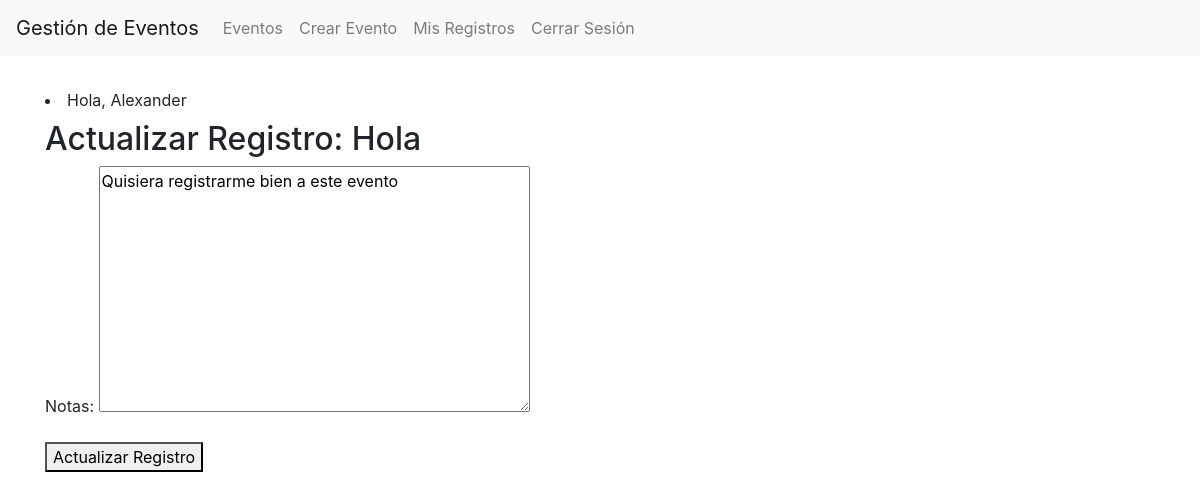
The page /registro/1/actualizar/ (signed in) on the database its author committed.
### events/models.py (models this page shows, shortened)
class Usuario(AbstractBaseUser, PermissionsMixin):
    username = models.CharField(max_length=150, unique=True)
    email = models.EmailField(_('email address'), unique=True)
    telefono = models.CharField(max_length=15, blank=True)
    bio = models.TextField(blank=True)
    fecha_nacimiento = models.DateField(null=True, blank=True)
    is_active = models.BooleanField(default=True)
    is_staff = models.BooleanField(default=False)
    objects = UsuarioManager()
    USERNAME_FIELD = 'username'
    REQUIRED_FIELDS = ['email']

class RegistroEvento(models.Model):
    ESTADO_REGISTRO_CHOICES = [
        ('pendiente', 'Pendiente'),
        ('confirmado', 'Confirmado'),
        ('cancelado', 'Cancelado'),
    ]
    evento = models.ForeignKey(Evento, on_delete=models.CASCADE, related_name='registros')
    usuario = models.ForeignKey(Usuario, on_delete=models.CASCADE, related_name='eventos_registrados')
    fecha_registro = models.DateTimeField(auto_now_add=True)
    estado = models.CharField(max_length=10, choices=ESTADO_REGISTRO_CHOICES, default='pendiente')
    notas = models.TextField(blank=True)
    class Meta:
        unique_together = ('evento', 'usuario')

class Evento(models.Model):
    ESTADO_CHOICES = [
        ('borrador', 'Borrador'),
        ('publicado', 'Publicado'),
        ('cancelado', 'Cancelado'),
    ]
    titulo = models.CharField(max_length=200)
    descripcion = models.TextField()
    fecha_inicio = models.DateTimeField()
    fecha_fin = models.DateTimeField()
    ubicacion = models.CharField(max_length=200)
    capacidad_maxima = models.PositiveIntegerField()
    precio = models.DecimalField(max_digits=10, decimal_places=2, default=0)
    organizador = models.ForeignKey(Usuario, on_delete=models.CASCADE, related_name='eventos_organizados')
    categoria = models.ForeignKey(Categoria, on_delete=models.SET_NULL, null=True, related_name='eventos')
    estado = models.CharField(max_length=10, choices=ESTADO_CHOICES, default='borrador')
    imagen = models.ImageField(upload_to='eventos/', blank=True, null=True)
    fecha_creacion = models.DateTimeField(auto_now_add=True)
    fecha_actualizacion = models.DateTimeField(auto_now=True)

### events/views.py (the view)
# urls.py: path('registro/<int:pk>/actualizar/', views.actualizar_registro, name='actualizar_registro'),
@login_required
def actualizar_registro(request, pk):
    registro = get_object_or_404(RegistroEvento, pk=pk, usuario=request.user)
    if request.method == 'POST':
        form = RegistroEventoForm(request.POST, instance=registro)
        if form.is_valid():
            form.save()
            messages.success(request, 'Registro actualizado exitosamente.')
            return redirect('mis_registros')
    else:
        form = RegistroEventoForm(instance=registro)
    return render(request, 'events/actualizar_registro.html', {'form': form, 'registro': registro})

### events/forms.py
class RegistroEventoForm(forms.ModelForm):
    class Meta:
        model = RegistroEvento
        fields = ['notas']

### events/templates/events/actualizar_registro.html (shortened to what this page needs)
{% extends 'base.html' %}
{% block content %}
  <h2>Actualizar Registro: {{ registro.evento.titulo }}</h2>
  <form method="post">
    {{ form.as_p }}
    <button type="submit">Actualizar Registro</button>
  </form>
{% endblock %}

### events/templates/base.html (shortened to what this page needs)
<!DOCTYPE html>
<html lang="es">
<head>
    <link href="https://stackpath.bootstrapcdn.com/bootstrap/4.5.2/css/bootstrap.min.css" rel="stylesheet">
</head>
<body>
    <nav class="navbar navbar-expand-lg navbar-light bg-light">
        <a class="navbar-brand" href="{% url 'lista_eventos' %}">Gestión de Eventos</a>
        <div class="collapse navbar-collapse" id="navbarNav">
            <ul class="navbar-nav">
                <li class="nav-item">
                    <a class="nav-link" href="{% url 'lista_eventos' %}">Eventos</a>
                </li>
                {% if user.is_authenticated %}
                    <li class="nav-item">
                        <a class="nav-link" href="{% url 'crear_evento' %}">Crear Evento</a>
                    </li>
                    <li class="nav-item">
                        <a class="nav-link" href="{% url 'mis_registros' %}">Mis Registros</a>
                    </li>
                    <li class="nav-item">
                        <a class="nav-link" href="{% url 'logout' %}">Cerrar Sesión</a>
                    </li>
                {% endif %}
            </ul>
        </div>
    </nav>
    <div class="container mt-4">
        <li class="nav-item">
            <span class="navbar-text mr-3">
                Hola, {{ user.username }}
            </span>
        </li>
        {% block content %}
        {% endblock %}
    </div>
</body>
</html>

### rows shown on the page
Usuario: username "Alexander"
RegistroEvento: evento.titulo "Hola", notas "Quisiera registrarme bien a este evento"
